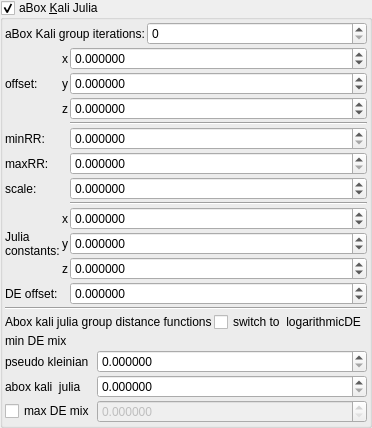
    <widget class="MyGroupBox" name="groupCheck_transf_function_enabledF_false">
     <property name="font">
      <font>
       <weight>50</weight>
       <bold>false</bold>
      </font>
     </property>
     <property name="toolTip">
      <string/>
     </property>
     <property name="title">
      <string>aBox &amp;Kali Julia</string>
     </property>
     <property name="checkable">
      <bool>true</bool>
     </property>
     <layout class="QVBoxLayout" name="verticalLayout_30" stretch="0,0,0,0,0">
      <property name="spacing">
       <number>2</number>
      </property>
      <property name="leftMargin">
       <number>2</number>
      </property>
      <property name="topMargin">
       <number>2</number>
      </property>
      <property name="rightMargin">
       <number>2</number>
      </property>
      <property name="bottomMargin">
       <number>2</number>
      </property>
      <item>
       <layout class="QGridLayout" name="gridLayout_30" columnstretch="0,1">
        <item row="1" column="0">
         <widget class="QLabel" name="label_61">
          <property name="text">
           <string>aBox Kali group iterations:</string>
          </property>
         </widget>
        </item>
        <item row="1" column="1">
         <widget class="MySpinBox" name="spinboxInt_transf_int_16">
          <property name="sizePolicy">
           <sizepolicy hsizetype="Minimum" vsizetype="Maximum">
            <horstretch>0</horstretch>
            <verstretch>0</verstretch>
           </sizepolicy>
          </property>
          <property name="maximum">
           <number>999</number>
          </property>
         </widget>
        </item>
       </layout>
      </item>
      <item>
       <layout class="QGridLayout" name="gridLayout_27" columnstretch="0,0,1">
        <item row="2" column="1">
         <widget class="QLabel" name="label_43">
          <property name="text">
           <string notr="true">z</string>
          </property>
         </widget>
        </item>
        <item row="11" column="2">
         <widget class="MyDoubleSpinBox" name="spinbox_analyticDE_offset_1">
          <property name="sizePolicy">
           <sizepolicy hsizetype="Minimum" vsizetype="Maximum">
            <horstretch>0</horstretch>
            <verstretch>0</verstretch>
           </sizepolicy>
          </property>
          <property name="font">
           <font>
            <weight>50</weight>
            <bold>false</bold>
           </font>
          </property>
          <property name="prefix">
           <string/>
          </property>
          <property name="suffix">
           <string/>
          </property>
          <property name="decimals">
           <number>6</number>
          </property>
          <property name="minimum">
           <double>-99.000000000000000</double>
          </property>
          <property name="maximum">
           <double>99.989999999999995</double>
          </property>
          <property name="singleStep">
           <double>0.010000000000000</double>
          </property>
         </widget>
        </item>
        <item row="0" column="1">
         <widget class="QLabel" name="label_67">
          <property name="text">
           <string notr="true">x</string>
          </property>
         </widget>
        </item>
        <item row="0" column="2">
         <widget class="MyDoubleSpinBox" name="spinbox3_transf_addition_constant_0555_x">
          <property name="sizePolicy">
           <sizepolicy hsizetype="Minimum" vsizetype="Maximum">
            <horstretch>0</horstretch>
            <verstretch>0</verstretch>
           </sizepolicy>
          </property>
          <property name="prefix">
           <string/>
          </property>
          <property name="decimals">
           <number>6</number>
          </property>
          <property name="minimum">
           <double>-99.989999999999995</double>
          </property>
          <property name="singleStep">
           <double>0.100000000000000</double>
          </property>
         </widget>
        </item>
        <item row="1" column="0">
         <widget class="QLabel" name="label_106">
          <property name="text">
           <string>offset:</string>
          </property>
         </widget>
        </item>
        <item row="8" column="2">
         <widget class="MyDoubleSpinBox" name="spinbox3_transf_offsetF_000_x">
          <property name="sizePolicy">
           <sizepolicy hsizetype="Minimum" vsizetype="Maximum">
            <horstretch>0</horstretch>
            <verstretch>0</verstretch>
           </sizepolicy>
          </property>
          <property name="prefix">
           <string/>
          </property>
          <property name="decimals">
           <number>6</number>
          </property>
          <property name="minimum">
           <double>-99.989999999999995</double>
          </property>
          <property name="singleStep">
           <double>0.100000000000000</double>
          </property>
         </widget>
        </item>
        <item row="11" column="0">
         <widget class="QLabel" name="label_275">
          <property name="font">
           <font>
            <weight>50</weight>
            <bold>false</bold>
           </font>
          </property>
          <property name="text">
           <string>DE offset:</string>
          </property>
         </widget>
        </item>
        <item row="10" column="2">
         <widget class="MyDoubleSpinBox" name="spinbox3_transf_offsetF_000_z">
          <property name="sizePolicy">
           <sizepolicy hsizetype="Minimum" vsizetype="Maximum">
            <horstretch>0</horstretch>
            <verstretch>0</verstretch>
           </sizepolicy>
          </property>
          <property name="decimals">
           <number>6</number>
          </property>
          <property name="minimum">
           <double>-99.989999999999995</double>
          </property>
          <property name="maximum">
           <double>99.989999999999995</double>
          </property>
          <property name="singleStep">
           <double>0.100000000000000</double>
          </property>
         </widget>
        </item>
        <item row="2" column="2">
         <widget class="MyDoubleSpinBox" name="spinbox3_transf_addition_constant_0555_z">
          <property name="sizePolicy">
           <sizepolicy hsizetype="Minimum" vsizetype="Maximum">
            <horstretch>0</horstretch>
            <verstretch>0</verstretch>
           </sizepolicy>
          </property>
          <property name="decimals">
           <number>6</number>
          </property>
          <property name="minimum">
           <double>-99.989999999999995</double>
          </property>
          <property name="maximum">
           <double>99.989999999999995</double>
          </property>
          <property name="singleStep">
           <double>0.100000000000000</double>
          </property>
         </widget>
        </item>
        <item row="6" column="2">
         <widget class="MyDoubleSpinBox" name="spinbox_transf_scale_015">
          <property name="sizePolicy">
           <sizepolicy hsizetype="Minimum" vsizetype="Maximum">
            <horstretch>0</horstretch>
            <verstretch>0</verstretch>
           </sizepolicy>
          </property>
          <property name="prefix">
           <string/>
          </property>
          <property name="suffix">
           <string/>
          </property>
          <property name="decimals">
           <number>6</number>
          </property>
          <property name="minimum">
           <double>-99.989999999999995</double>
          </property>
          <property name="maximum">
           <double>99.989999999999995</double>
          </property>
          <property name="singleStep">
           <double>0.100000000000000</double>
          </property>
         </widget>
        </item>
        <item row="6" column="0">
         <widget class="QLabel" name="label_171">
          <property name="text">
           <string>scale:</string>
          </property>
         </widget>
        </item>
        <item row="8" column="1">
         <widget class="QLabel" name="label_48">
          <property name="text">
           <string notr="true">x</string>
          </property>
         </widget>
        </item>
        <item row="9" column="1">
         <widget class="QLabel" name="label_51">
          <property name="text">
           <string notr="true">y</string>
          </property>
         </widget>
        </item>
        <item row="10" column="1">
         <widget class="QLabel" name="label_60">
          <property name="text">
           <string notr="true">z</string>
          </property>
         </widget>
        </item>
        <item row="4" column="2">
         <widget class="MyDoubleSpinBox" name="spinbox_transf_minR2_p25">
          <property name="sizePolicy">
           <sizepolicy hsizetype="Minimum" vsizetype="Maximum">
            <horstretch>0</horstretch>
            <verstretch>0</verstretch>
           </sizepolicy>
          </property>
          <property name="prefix">
           <string/>
          </property>
          <property name="suffix">
           <string/>
          </property>
          <property name="decimals">
           <number>6</number>
          </property>
          <property name="minimum">
           <double>0.000000000000000</double>
          </property>
          <property name="maximum">
           <double>99.989999999999995</double>
          </property>
          <property name="singleStep">
           <double>0.100000000000000</double>
          </property>
         </widget>
        </item>
        <item row="1" column="2">
         <widget class="MyDoubleSpinBox" name="spinbox3_transf_addition_constant_0555_y">
          <property name="sizePolicy">
           <sizepolicy hsizetype="Minimum" vsizetype="Maximum">
            <horstretch>0</horstretch>
            <verstretch>0</verstretch>
           </sizepolicy>
          </property>
          <property name="decimals">
           <number>6</number>
          </property>
          <property name="minimum">
           <double>-99.989999999999995</double>
          </property>
          <property name="maximum">
           <double>99.989999999999995</double>
          </property>
          <property name="singleStep">
           <double>0.100000000000000</double>
          </property>
         </widget>
        </item>
        <item row="8" column="0" rowspan="3">
         <widget class="QLabel" name="label_107">
          <property name="text">
           <string>Julia
constants:</string>
          </property>
         </widget>
        </item>
        <item row="5" column="0">
         <widget class="QLabel" name="label_168">
          <property name="text">
           <string>maxRR:</string>
          </property>
         </widget>
        </item>
        <item row="9" column="2">
         <widget class="MyDoubleSpinBox" name="spinbox3_transf_offsetF_000_y">
          <property name="sizePolicy">
           <sizepolicy hsizetype="Minimum" vsizetype="Maximum">
            <horstretch>0</horstretch>
            <verstretch>0</verstretch>
           </sizepolicy>
          </property>
          <property name="decimals">
           <number>6</number>
          </property>
          <property name="minimum">
           <double>-99.989999999999995</double>
          </property>
          <property name="maximum">
           <double>99.989999999999995</double>
          </property>
          <property name="singleStep">
           <double>0.100000000000000</double>
          </property>
         </widget>
        </item>
        <item row="1" column="1">
         <widget class="QLabel" name="label_44">
          <property name="text">
           <string notr="true">y</string>
          </property>
         </widget>
        </item>
        <item row="4" column="0">
         <widget class="QLabel" name="label_167">
          <property name="text">
           <string>minRR:</string>
          </property>
         </widget>
        </item>
        <item row="3" column="2">
         <widget class="Line" name="line_21">
          <property name="orientation">
           <enum>Qt::Horizontal</enum>
          </property>
         </widget>
        </item>
        <item row="5" column="2">
         <widget class="MyDoubleSpinBox" name="spinbox_transf_maxR2_1">
          <property name="sizePolicy">
           <sizepolicy hsizetype="Minimum" vsizetype="Maximum">
            <horstretch>0</horstretch>
            <verstretch>0</verstretch>
           </sizepolicy>
          </property>
          <property name="prefix">
           <string/>
          </property>
          <property name="suffix">
           <string/>
          </property>
          <property name="decimals">
           <number>6</number>
          </property>
          <property name="minimum">
           <double>0.000000000000000</double>
          </property>
          <property name="maximum">
           <double>99.989999999999995</double>
          </property>
          <property name="singleStep">
           <double>0.100000000000000</double>
          </property>
         </widget>
        </item>
        <item row="7" column="2">
         <widget class="Line" name="line_9">
          <property name="orientation">
           <enum>Qt::Horizontal</enum>
          </property>
         </widget>
        </item>
       </layout>
      </item>
      <item>
       <widget class="Line" name="line_2">
        <property name="orientation">
         <enum>Qt::Horizontal</enum>
        </property>
       </widget>
      </item>
      <item>
       <layout class="QHBoxLayout" name="horizontalLayout_14" stretch="0,0">
        <item>
         <widget class="QLabel" name="label_276">
          <property name="font">
           <font>
            <weight>50</weight>
            <bold>false</bold>
           </font>
          </property>
          <property name="text">
           <string>Abox kali julia group distance functions</string>
          </property>
         </widget>
        </item>
        <item>
         <widget class="MyCheckBox" name="checkBox_transf_function_enabledT_false">
          <property name="text">
           <string notr="true">switch to  logarithmicDE</string>
          </property>
         </widget>
        </item>
       </layout>
      </item>
      <item>
       <layout class="QGridLayout" name="gridLayout_26" columnstretch="0,1">
        <item row="3" column="1">
         <widget class="MyDoubleSpinBox" name="spinbox_transf_offset_0005">
          <property name="enabled">
           <bool>false</bool>
          </property>
          <property name="sizePolicy">
           <sizepolicy hsizetype="Minimum" vsizetype="Maximum">
            <horstretch>0</horstretch>
            <verstretch>0</verstretch>
           </sizepolicy>
          </property>
          <property name="prefix">
           <string/>
          </property>
          <property name="suffix">
           <string/>
          </property>
          <property name="decimals">
           <number>6</number>
          </property>
          <property name="minimum">
           <double>0.000000000000000</double>
          </property>
          <property name="maximum">
           <double>99.989999999999995</double>
          </property>
          <property name="singleStep">
           <double>0.001000000000000</double>
          </property>
         </widget>
        </item>
        <item row="2" column="0">
         <widget class="QLabel" name="label_57">
          <property name="font">
           <font>
            <weight>50</weight>
            <bold>false</bold>
           </font>
          </property>
          <property name="text">
           <string notr="true">abox kali  julia</string>
          </property>
         </widget>
        </item>
        <item row="1" column="0">
         <widget class="QLabel" name="label_56">
          <property name="font">
           <font>
            <weight>50</weight>
            <bold>false</bold>
           </font>
          </property>
          <property name="text">
           <string notr="true">pseudo kleinian</string>
          </property>
         </widget>
        </item>
        <item row="2" column="1">
         <widget class="MyDoubleSpinBox" name="spinbox_transf_scale_08">
          <property name="enabled">
           <bool>true</bool>
          </property>
          <property name="sizePolicy">
           <sizepolicy hsizetype="Minimum" vsizetype="Maximum">
            <horstretch>0</horstretch>
            <verstretch>0</verstretch>
           </sizepolicy>
          </property>
          <property name="font">
           <font>
            <weight>50</weight>
            <bold>false</bold>
           </font>
          </property>
          <property name="decimals">
           <number>6</number>
          </property>
          <property name="minimum">
           <double>0.000000000000000</double>
          </property>
          <property name="maximum">
           <double>99.989999999999995</double>
          </property>
          <property name="singleStep">
           <double>0.010000000000000</double>
          </property>
         </widget>
        </item>
        <item row="3" column="0">
         <widget class="MyCheckBox" name="checkBox_transf_function_enabledI_false">
          <property name="text">
           <string notr="true">max DE mix</string>
          </property>
         </widget>
        </item>
        <item row="1" column="1">
         <widget class="MyDoubleSpinBox" name="spinbox_transf_scaleB_1">
          <property name="enabled">
           <bool>true</bool>
          </property>
          <property name="sizePolicy">
           <sizepolicy hsizetype="Minimum" vsizetype="Maximum">
            <horstretch>0</horstretch>
            <verstretch>0</verstretch>
           </sizepolicy>
          </property>
          <property name="font">
           <font>
            <weight>50</weight>
            <bold>false</bold>
           </font>
          </property>
          <property name="prefix">
           <string/>
          </property>
          <property name="decimals">
           <number>6</number>
          </property>
          <property name="minimum">
           <double>0.000000000000000</double>
          </property>
          <property name="singleStep">
           <double>0.010000000000000</double>
          </property>
         </widget>
        </item>
        <item row="0" column="0">
         <widget class="QLabel" name="label_58">
          <property name="font">
           <font>
            <weight>50</weight>
            <bold>false</bold>
           </font>
          </property>
          <property name="text">
           <string notr="true">min DE mix</string>
          </property>
         </widget>
        </item>
       </layout>
      </item>
     </layout>
    </widget>
